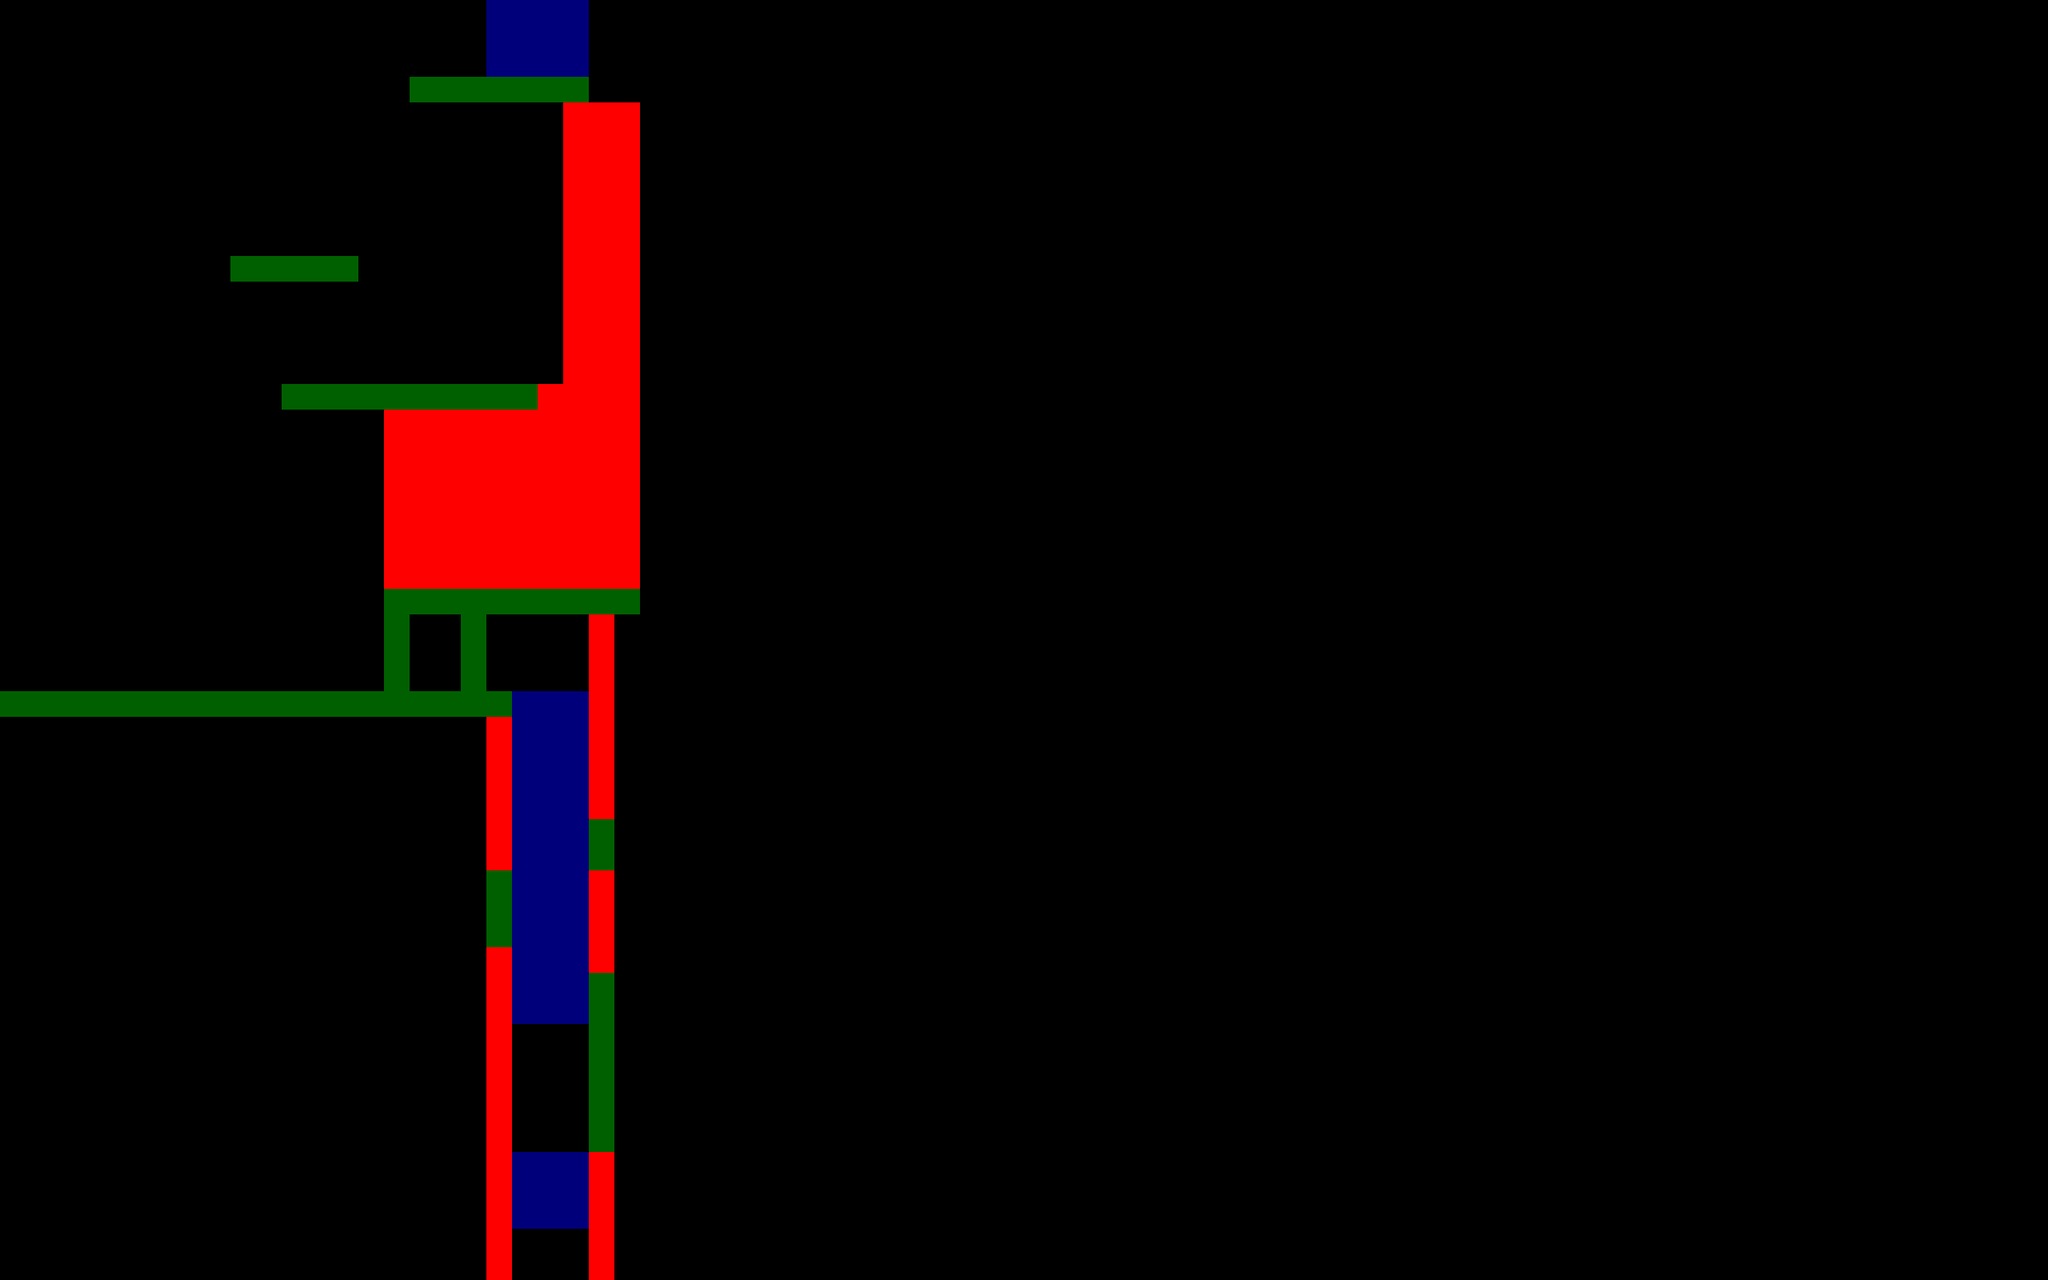

Below is a game level as drawn by its tile map, then a one-line description and the .tmx that defines it (tile-layer data replaced by summaries):
An orthogonal 80x50 tile map with 32x32 px tiles, 7 tile layers (lightWorld, darkWorld, end1, end2, ...), 3 hidden layers not drawn.

<map version="1.0" orientation="orthogonal" width="80" height="50" tilewidth="32" tileheight="32">
 <tileset firstgid="1" name="tileSet" tilewidth="32" tileheight="32">
  <image source="tileSet.png" width="256" height="256" />
 </tileset>
 <layer name="lightWorld" width="80" height="50">
  <data>[4000 cells, 175 non-empty, 2 distinct tile ids]</data>
 </layer>
 <layer name="darkWorld" width="80" height="50">
  <data>[4000 cells, 50 non-empty, 1 distinct tile ids]</data>
 </layer>
 <layer name="spawnSwan" width="80" height="50" visible="0">
  <data>[4000 cells, 1 non-empty, 1 distinct tile ids]</data>
 </layer>
 <layer name="spawnJupiter" width="80" height="50" visible="0">
  <data>[4000 cells, 0 non-empty, 0 distinct tile ids]</data>
 </layer>
 <layer name="spawnSeal" width="80" height="50" visible="0">
  <data>[4000 cells, 1 non-empty, 1 distinct tile ids]</data>
 </layer>
 <layer name="end1" width="80" height="50">
  <data>[4000 cells, 9 non-empty, 1 distinct tile ids]</data>
 </layer>
 <layer name="end2" width="80" height="50">
  <data>[4000 cells, 12 non-empty, 1 distinct tile ids]</data>
 </layer>
 <layer name="end3" width="80" height="50">
  <data>[4000 cells, 0 non-empty, 0 distinct tile ids]</data>
 </layer>
 <layer name="spike" width="80" height="50">
  <data>[4000 cells, 63 non-empty, 1 distinct tile ids]</data>
 </layer>
 <layer name="darkWater" width="80" height="50">
  <data>[4000 cells, 39 non-empty, 1 distinct tile ids]</data>
 </layer>
</map>
